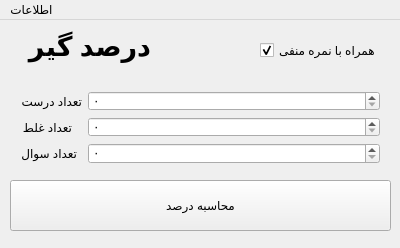
<?xml version="1.0" encoding="UTF-8"?>
<ui version="4.0">
 <class>MainWindow</class>
 <widget class="QMainWindow" name="MainWindow">
  <property name="geometry">
   <rect>
    <x>0</x>
    <y>0</y>
    <width>400</width>
    <height>248</height>
   </rect>
  </property>
  <property name="windowTitle">
   <string>درصدگیر</string>
  </property>
  <property name="windowIcon">
   <iconset resource="icon.qrc">
    <normaloff>:/icon/icon.ico</normaloff>:/icon/icon.ico</iconset>
  </property>
  <property name="layoutDirection">
   <enum>Qt::LeftToRight</enum>
  </property>
  <property name="locale">
   <locale language="Persian" country="Iran"/>
  </property>
  <widget class="QWidget" name="centralWidget">
   <widget class="QPushButton" name="CalcBtn">
    <property name="geometry">
     <rect>
      <x>10</x>
      <y>160</y>
      <width>381</width>
      <height>51</height>
     </rect>
    </property>
    <property name="text">
     <string>محاسبه درصد</string>
    </property>
    <property name="autoDefault">
     <bool>false</bool>
    </property>
    <property name="default">
     <bool>false</bool>
    </property>
   </widget>
   <widget class="QLabel" name="AppLable">
    <property name="geometry">
     <rect>
      <x>10</x>
      <y>6</y>
      <width>141</width>
      <height>41</height>
     </rect>
    </property>
    <property name="font">
     <font>
      <pointsize>20</pointsize>
      <weight>75</weight>
      <bold>true</bold>
     </font>
    </property>
    <property name="layoutDirection">
     <enum>Qt::LeftToRight</enum>
    </property>
    <property name="styleSheet">
     <string notr="true"/>
    </property>
    <property name="locale">
     <locale language="Persian" country="Iran"/>
    </property>
    <property name="text">
     <string>درصد گیر</string>
    </property>
   </widget>
   <widget class="QWidget" name="formLayoutWidget">
    <property name="geometry">
     <rect>
      <x>10</x>
      <y>60</y>
      <width>381</width>
      <height>95</height>
     </rect>
    </property>
    <layout class="QFormLayout" name="formLayout">
     <item row="0" column="1">
      <widget class="QSpinBox" name="TureBox"/>
     </item>
     <item row="1" column="0">
      <widget class="QLabel" name="label_2">
       <property name="layoutDirection">
        <enum>Qt::LeftToRight</enum>
       </property>
       <property name="text">
        <string>تعداد غلط</string>
       </property>
      </widget>
     </item>
     <item row="2" column="0">
      <widget class="QLabel" name="label_3">
       <property name="layoutDirection">
        <enum>Qt::LeftToRight</enum>
       </property>
       <property name="text">
        <string>تعداد سوال</string>
       </property>
      </widget>
     </item>
     <item row="1" column="1">
      <widget class="QSpinBox" name="FalseBox"/>
     </item>
     <item row="2" column="1">
      <widget class="QSpinBox" name="Questions"/>
     </item>
     <item row="0" column="0">
      <widget class="QLabel" name="label">
       <property name="text">
        <string>تعداد درست</string>
       </property>
      </widget>
     </item>
    </layout>
   </widget>
   <widget class="QCheckBox" name="NegativeCheck">
    <property name="geometry">
     <rect>
      <x>260</x>
      <y>10</y>
      <width>121</width>
      <height>41</height>
     </rect>
    </property>
    <property name="text">
     <string>همراه با نمره منفی</string>
    </property>
    <property name="checked">
     <bool>true</bool>
    </property>
   </widget>
  </widget>
  <widget class="QMenuBar" name="menuBar">
   <property name="geometry">
    <rect>
     <x>0</x>
     <y>0</y>
     <width>400</width>
     <height>25</height>
    </rect>
   </property>
   <property name="defaultUp">
    <bool>false</bool>
   </property>
   <property name="nativeMenuBar">
    <bool>false</bool>
   </property>
   <widget class="QMenu" name="menuAbout">
    <property name="layoutDirection">
     <enum>Qt::LeftToRight</enum>
    </property>
    <property name="title">
     <string>اطلاعات</string>
    </property>
    <property name="toolTipsVisible">
     <bool>false</bool>
    </property>
    <addaction name="actionAbout"/>
    <addaction name="actionSourceApp"/>
   </widget>
   <addaction name="menuAbout"/>
  </widget>
  <action name="actionAbout">
   <property name="text">
    <string>درباره</string>
   </property>
  </action>
  <action name="actionSourceApp">
   <property name="text">
    <string>سورس برنامه</string>
   </property>
  </action>
 </widget>
 <layoutdefault spacing="6" margin="11"/>
 <resources/>
 <connections/>
</ui>
